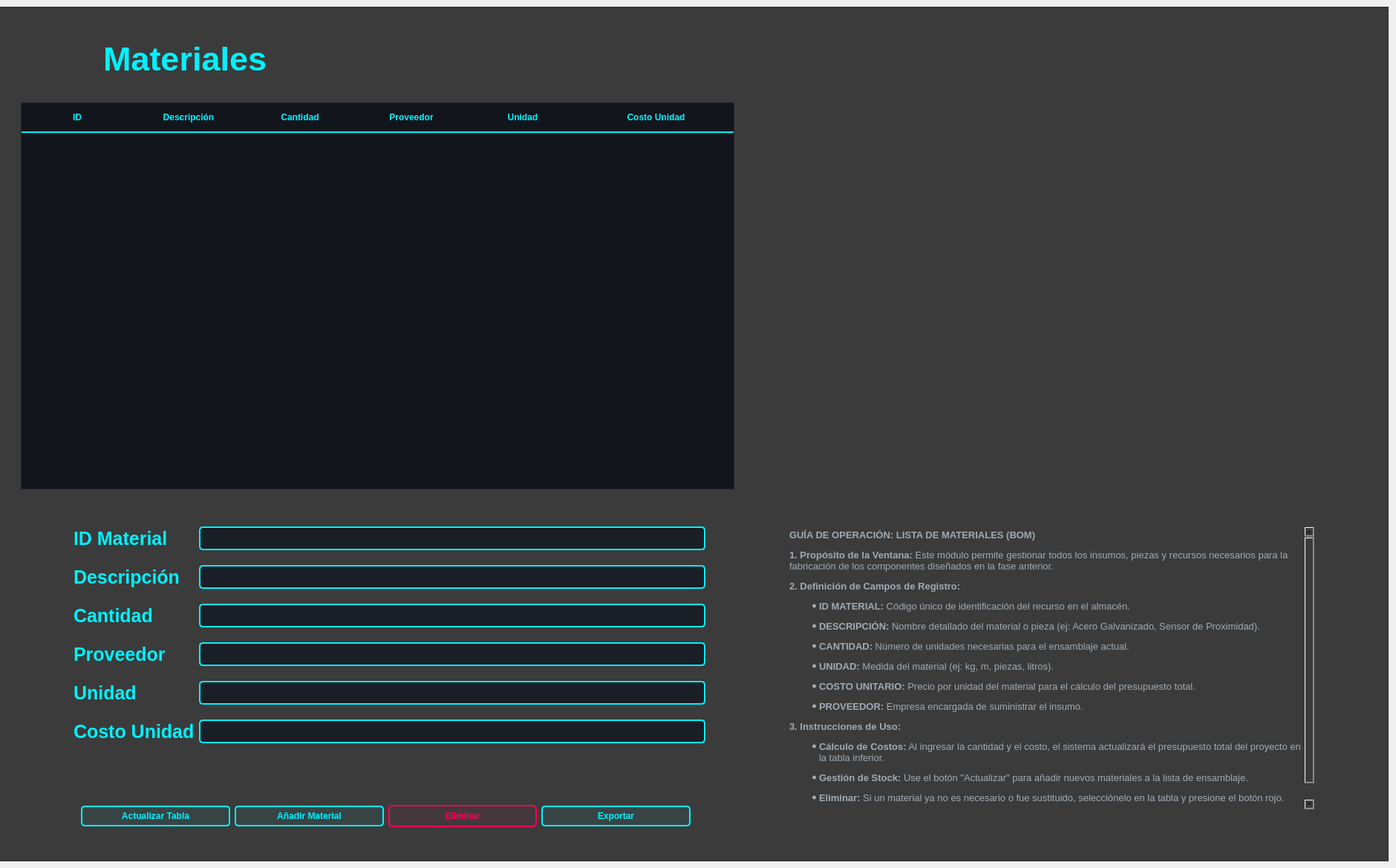
       <widget class="QWidget" name="Materiales">
        <widget class="QWidget" name="verticalLayoutWidget_4">
         <property name="geometry">
          <rect>
           <x>-1</x>
           <y>9</y>
           <width>1871</width>
           <height>1151</height>
          </rect>
         </property>
         <layout class="QVBoxLayout" name="verticalLayout_5">
          <item>
           <widget class="QFrame" name="frame_5">
            <property name="styleSheet">
             <string notr="true">background-color: rgb(59, 59, 59);</string>
            </property>
            <property name="frameShape">
             <enum>QFrame::Shape::StyledPanel</enum>
            </property>
            <property name="frameShadow">
             <enum>QFrame::Shadow::Raised</enum>
            </property>
            <widget class="QWidget" name="verticalLayoutWidget_6">
             <property name="geometry">
              <rect>
               <x>29</x>
               <y>129</y>
               <width>961</width>
               <height>521</height>
              </rect>
             </property>
             <layout class="QVBoxLayout" name="verticalLayout_7">
              <item>
               <widget class="QTableWidget" name="tableWidget_3">
                <property name="styleSheet">
                 <string notr="true">QTableWidget {
    background-color: #12151c; /* Fondo oscuro profundo */
    gridline-color: #00f2ff;   /* COLOR DE LA GRILLA (Azul Neón) */
    color: white;              /* Color del texto general */
    font-family: &quot;Segoe UI&quot;;
    font-size: 14px;
    border: 1px solid #1f2530;
}

/* Estilo de los encabezados (ID, Nombre, Prioridad) */
QHeaderView::section {
    background-color: #12151c;
    color: #00f2ff;            /* Texto cyan para títulos */
    padding: 10px;
    border: none;
    border-bottom: 2px solid #00f2ff; /* Línea gruesa bajo el título */
    font-weight: bold;
    text-transform: uppercase;
}

/* Color cuando seleccionas una fila */
QTableWidget::item:selected {
    background-color: rgba(0, 242, 255, 0.1);
    color: #7df9ff;
    border-left: 3px solid #00f2ff; /* Pequeño acento a la izquierda */
}</string>
                </property>
                <property name="horizontalScrollBarPolicy">
                 <enum>Qt::ScrollBarPolicy::ScrollBarAlwaysOff</enum>
                </property>
                <attribute name="horizontalHeaderDefaultSectionSize">
                 <number>150</number>
                </attribute>
                <attribute name="horizontalHeaderShowSortIndicator" stdset="0">
                 <bool>false</bool>
                </attribute>
                <attribute name="horizontalHeaderStretchLastSection">
                 <bool>true</bool>
                </attribute>
                <column>
                 <property name="text">
                  <string>ID</string>
                 </property>
                </column>
                <column>
                 <property name="text">
                  <string>Descripción</string>
                 </property>
                </column>
                <column>
                 <property name="text">
                  <string>Cantidad</string>
                 </property>
                </column>
                <column>
                 <property name="text">
                  <string>Proveedor</string>
                 </property>
                </column>
                <column>
                 <property name="text">
                  <string>Unidad</string>
                 </property>
                </column>
                <column>
                 <property name="text">
                  <string>Costo Unidad</string>
                 </property>
                </column>
               </widget>
              </item>
             </layout>
            </widget>
            <widget class="QLabel" name="label_4">
             <property name="geometry">
              <rect>
               <x>140</x>
               <y>40</y>
               <width>441</width>
               <height>61</height>
              </rect>
             </property>
             <property name="styleSheet">
              <string notr="true">QLabel {
    color: #00f2ff; /* Azul Cyan Neón */
    font-family: &quot;Segoe UI Semibold&quot;;
    font-size: 45px;
    font-weight: bold;
    text-transform: uppercase;
    /* Efecto de resplandor mediante sombra de texto */
    qproperty-alignment: 'AlignCenter | AlignVCenter';
    background: transparent;
}</string>
             </property>
             <property name="text">
              <string>Materiales</string>
             </property>
            </widget>
            <widget class="QWidget" name="verticalLayoutWidget_7">
             <property name="geometry">
              <rect>
               <x>1030</x>
               <y>150</y>
               <width>791</width>
               <height>481</height>
              </rect>
             </property>
             <layout class="QVBoxLayout" name="verticalLayout_8">
              <item>
               <widget class="QLabel" name="label_7">
                <property name="sizePolicy">
                 <sizepolicy hsizetype="Expanding" vsizetype="Expanding">
                  <horstretch>0</horstretch>
                  <verstretch>0</verstretch>
                 </sizepolicy>
                </property>
                <property name="text">
                 <string/>
                </property>
                <property name="alignment">
                 <set>Qt::AlignmentFlag::AlignCenter</set>
                </property>
               </widget>
              </item>
             </layout>
            </widget>
            <widget class="QWidget" name="horizontalLayoutWidget_10">
             <property name="geometry">
              <rect>
               <x>1060</x>
               <y>700</y>
               <width>711</width>
               <height>381</height>
              </rect>
             </property>
             <layout class="QHBoxLayout" name="horizontalLayout_10">
              <item>
               <widget class="QTextBrowser" name="textBrowser_3">
                <property name="styleSheet">
                 <string notr="true">QTextBrowser {
    background-color: transparent;
    border: none;
    color: #a0aab4; /* Gris claro */
    font-family: &quot;Segoe UI&quot;;
    font-size: 13px;
    line-height: 150%;
}</string>
                </property>
                <property name="html">
                 <string>&lt;!DOCTYPE HTML PUBLIC &quot;-//W3C//DTD HTML 4.0//EN&quot; &quot;http://www.w3.org/TR/REC-html40/strict.dtd&quot;&gt;
&lt;html&gt;&lt;head&gt;&lt;meta name=&quot;qrichtext&quot; content=&quot;1&quot; /&gt;&lt;meta charset=&quot;utf-8&quot; /&gt;&lt;style type=&quot;text/css&quot;&gt;
p, li { white-space: pre-wrap; }
hr { height: 1px; border-width: 0; }
li.unchecked::marker { content: &quot;\2610&quot;; }
li.checked::marker { content: &quot;\2612&quot;; }
&lt;/style&gt;&lt;/head&gt;&lt;body style=&quot; font-family:'Segoe UI'; font-size:13px; font-weight:400; font-style:normal;&quot;&gt;
&lt;p style=&quot; margin-top:12px; margin-bottom:12px; margin-left:0px; margin-right:0px; -qt-block-indent:0; text-indent:0px;&quot;&gt;&lt;span style=&quot; font-weight:700;&quot;&gt;GUÍA DE OPERACIÓN: LISTA DE MATERIALES (BOM)&lt;/span&gt;&lt;/p&gt;
&lt;p style=&quot; margin-top:12px; margin-bottom:12px; margin-left:0px; margin-right:0px; -qt-block-indent:0; text-indent:0px;&quot;&gt;&lt;span style=&quot; font-weight:700;&quot;&gt;1. Propósito de la Ventana:&lt;/span&gt; Este módulo permite gestionar todos los insumos, piezas y recursos necesarios para la fabricación de los componentes diseñados en la fase anterior.&lt;/p&gt;
&lt;p style=&quot; margin-top:12px; margin-bottom:12px; margin-left:0px; margin-right:0px; -qt-block-indent:0; text-indent:0px;&quot;&gt;&lt;span style=&quot; font-weight:700;&quot;&gt;2. Definición de Campos de Registro:&lt;/span&gt;&lt;/p&gt;
&lt;ul style=&quot;margin-top: 0px; margin-bottom: 0px; margin-left: 0px; margin-right: 0px; -qt-list-indent: 1;&quot;&gt;
&lt;li style=&quot; margin-top:12px; margin-bottom:12px; margin-left:0px; margin-right:0px; -qt-block-indent:0; text-indent:0px;&quot;&gt;&lt;span style=&quot; font-weight:700;&quot;&gt;ID MATERIAL:&lt;/span&gt; Código único de identificación del recurso en el almacén.&lt;/li&gt;
&lt;li style=&quot; margin-top:12px; margin-bottom:12px; margin-left:0px; margin-right:0px; -qt-block-indent:0; text-indent:0px;&quot;&gt;&lt;span style=&quot; font-weight:700;&quot;&gt;DESCRIPCIÓN:&lt;/span&gt; Nombre detallado del material o pieza (ej: Acero Galvanizado, Sensor de Proximidad).&lt;/li&gt;
&lt;li style=&quot; margin-top:12px; margin-bottom:12px; margin-left:0px; margin-right:0px; -qt-block-indent:0; text-indent:0px;&quot;&gt;&lt;span style=&quot; font-weight:700;&quot;&gt;CANTIDAD:&lt;/span&gt; Número de unidades necesarias para el ensamblaje actual.&lt;/li&gt;
&lt;li style=&quot; margin-top:12px; margin-bottom:12px; margin-left:0px; margin-right:0px; -qt-block-indent:0; text-indent:0px;&quot;&gt;&lt;span style=&quot; font-weight:700;&quot;&gt;UNIDAD:&lt;/span&gt; Medida del material (ej: kg, m, piezas, litros).&lt;/li&gt;
&lt;li style=&quot; margin-top:12px; margin-bottom:12px; margin-left:0px; margin-right:0px; -qt-block-indent:0; text-indent:0px;&quot;&gt;&lt;span style=&quot; font-weight:700;&quot;&gt;COSTO UNITARIO:&lt;/span&gt; Precio por unidad del material para el cálculo del presupuesto total.&lt;/li&gt;
&lt;li style=&quot; margin-top:12px; margin-bottom:12px; margin-left:0px; margin-right:0px; -qt-block-indent:0; text-indent:0px;&quot;&gt;&lt;span style=&quot; font-weight:700;&quot;&gt;PROVEEDOR:&lt;/span&gt; Empresa encargada de suministrar el insumo.&lt;/li&gt;&lt;/ul&gt;
&lt;p style=&quot; margin-top:12px; margin-bottom:12px; margin-left:0px; margin-right:0px; -qt-block-indent:0; text-indent:0px;&quot;&gt;&lt;span style=&quot; font-weight:700;&quot;&gt;3. Instrucciones de Uso:&lt;/span&gt;&lt;/p&gt;
&lt;ul style=&quot;margin-top: 0px; margin-bottom: 0px; margin-left: 0px; margin-right: 0px; -qt-list-indent: 1;&quot;&gt;
&lt;li style=&quot; margin-top:12px; margin-bottom:12px; margin-left:0px; margin-right:0px; -qt-block-indent:0; text-indent:0px;&quot;&gt;&lt;span style=&quot; font-weight:700;&quot;&gt;Cálculo de Costos:&lt;/span&gt; Al ingresar la cantidad y el costo, el sistema actualizará el presupuesto total del proyecto en la tabla inferior.&lt;/li&gt;
&lt;li style=&quot; margin-top:12px; margin-bottom:12px; margin-left:0px; margin-right:0px; -qt-block-indent:0; text-indent:0px;&quot;&gt;&lt;span style=&quot; font-weight:700;&quot;&gt;Gestión de Stock:&lt;/span&gt; Use el botón &amp;quot;Actualizar&amp;quot; para añadir nuevos materiales a la lista de ensamblaje.&lt;/li&gt;
&lt;li style=&quot; margin-top:12px; margin-bottom:12px; margin-left:0px; margin-right:0px; -qt-block-indent:0; text-indent:0px;&quot;&gt;&lt;span style=&quot; font-weight:700;&quot;&gt;Eliminar:&lt;/span&gt; Si un material ya no es necesario o fue sustituido, selecciónelo en la tabla y presione el botón rojo.&lt;/li&gt;
&lt;li style=&quot; margin-top:12px; margin-bottom:12px; margin-left:0px; margin-right:0px; -qt-block-indent:0; text-indent:0px;&quot;&gt;&lt;span style=&quot; font-weight:700;&quot;&gt;Exportar Lista:&lt;/span&gt; Genera el documento de compra oficial para enviarlo al departamento de adquisiciones.&lt;/li&gt;&lt;/ul&gt;&lt;/body&gt;&lt;/html&gt;</string>
                </property>
               </widget>
              </item>
             </layout>
            </widget>
            <widget class="QWidget" name="formLayoutWidget">
             <property name="geometry">
              <rect>
               <x>100</x>
               <y>650</y>
               <width>851</width>
               <height>361</height>
              </rect>
             </property>
             <layout class="QFormLayout" name="formLayout">
              <property name="verticalSpacing">
               <number>20</number>
              </property>
              <property name="topMargin">
               <number>50</number>
              </property>
              <property name="bottomMargin">
               <number>0</number>
              </property>
              <item row="1" column="0">
               <widget class="QLabel" name="label_12">
                <property name="styleSheet">
                 <string notr="true">QLabel {
    color: #00f2ff; /* Azul Cyan Neón */
    font-family: &quot;Segoe UI Semibold&quot;;
    font-size: 25px;
    font-weight: bold;
    text-transform: uppercase;
    /* Efecto de resplandor mediante sombra de texto */
    qproperty-alignment: 'AlignCenter | AlignVCenter';
    background: transparent;
}</string>
                </property>
                <property name="text">
                 <string>Descripción</string>
                </property>
               </widget>
              </item>
              <item row="2" column="0">
               <widget class="QLabel" name="label_13">
                <property name="styleSheet">
                 <string notr="true">QLabel {
    color: #00f2ff; /* Azul Cyan Neón */
    font-family: &quot;Segoe UI Semibold&quot;;
    font-size: 25px;
    font-weight: bold;
    text-transform: uppercase;
    /* Efecto de resplandor mediante sombra de texto */
    qproperty-alignment: 'AlignCenter | AlignVCenter';
    background: transparent;
}</string>
                </property>
                <property name="text">
                 <string>Cantidad</string>
                </property>
               </widget>
              </item>
              <item row="3" column="0">
               <widget class="QLabel" name="label_14">
                <property name="styleSheet">
                 <string notr="true">QLabel {
    color: #00f2ff; /* Azul Cyan Neón */
    font-family: &quot;Segoe UI Semibold&quot;;
    font-size: 25px;
    font-weight: bold;
    text-transform: uppercase;
    /* Efecto de resplandor mediante sombra de texto */
    qproperty-alignment: 'AlignCenter | AlignVCenter';
    background: transparent;
}</string>
                </property>
                <property name="text">
                 <string>Proveedor</string>
                </property>
               </widget>
              </item>
              <item row="0" column="0">
               <widget class="QLabel" name="label_11">
                <property name="styleSheet">
                 <string notr="true">QLabel {
    color: #00f2ff; /* Azul Cyan Neón */
    font-family: &quot;Segoe UI Semibold&quot;;
    font-size: 25px;
    font-weight: bold;
    text-transform: uppercase;
    /* Efecto de resplandor mediante sombra de texto */
    qproperty-alignment: 'AlignCenter | AlignVCenter';
    background: transparent;
}</string>
                </property>
                <property name="text">
                 <string>ID Material</string>
                </property>
               </widget>
              </item>
              <item row="0" column="1">
               <widget class="QLineEdit" name="lineEdit_6">
                <property name="styleSheet">
                 <string notr="true">QLineEdit {
    background-color: #1a1e26;      /* Fondo oscuro igual al ComboBox */
    border: 2px solid #00f2ff;       /* Borde azul neón */
    border-radius: 5px;             /* Bordes redondeados */
    color: #ffffff;                 /* Letra Blanca */
    padding: 5px 10px;
    font-family: &quot;Segoe UI&quot;;
    font-size: 14px;
}

/* Cuando haces clic para escribir, el borde brilla más */
QLineEdit:focus {
    border: 2px solid #7df9ff;       /* Azul más claro al escribir */
    background-color: #1f2530;
}

/* Estilo para el texto de ayuda (placeholder) si decides usarlo */
QLineEdit::placeholder {
    color: #4a5568;}</string>
                </property>
               </widget>
              </item>
              <item row="1" column="1">
               <widget class="QLineEdit" name="lineEdit_8">
                <property name="styleSheet">
                 <string notr="true">QLineEdit {
    background-color: #1a1e26;      /* Fondo oscuro igual al ComboBox */
    border: 2px solid #00f2ff;       /* Borde azul neón */
    border-radius: 5px;             /* Bordes redondeados */
    color: #ffffff;                 /* Letra Blanca */
    padding: 5px 10px;
    font-family: &quot;Segoe UI&quot;;
    font-size: 14px;
}

/* Cuando haces clic para escribir, el borde brilla más */
QLineEdit:focus {
    border: 2px solid #7df9ff;       /* Azul más claro al escribir */
    background-color: #1f2530;
}

/* Estilo para el texto de ayuda (placeholder) si decides usarlo */
QLineEdit::placeholder {
    color: #4a5568;}</string>
                </property>
               </widget>
              </item>
              <item row="2" column="1">
               <widget class="QLineEdit" name="lineEdit_9">
                <property name="styleSheet">
                 <string notr="true">QLineEdit {
    background-color: #1a1e26;      /* Fondo oscuro igual al ComboBox */
    border: 2px solid #00f2ff;       /* Borde azul neón */
    border-radius: 5px;             /* Bordes redondeados */
    color: #ffffff;                 /* Letra Blanca */
    padding: 5px 10px;
    font-family: &quot;Segoe UI&quot;;
    font-size: 14px;
}

/* Cuando haces clic para escribir, el borde brilla más */
QLineEdit:focus {
    border: 2px solid #7df9ff;       /* Azul más claro al escribir */
    background-color: #1f2530;
}

/* Estilo para el texto de ayuda (placeholder) si decides usarlo */
QLineEdit::placeholder {
    color: #4a5568;}</string>
                </property>
               </widget>
              </item>
              <item row="3" column="1">
               <widget class="QLineEdit" name="lineEdit_10">
                <property name="styleSheet">
                 <string notr="true">QLineEdit {
    background-color: #1a1e26;      /* Fondo oscuro igual al ComboBox */
    border: 2px solid #00f2ff;       /* Borde azul neón */
    border-radius: 5px;             /* Bordes redondeados */
    color: #ffffff;                 /* Letra Blanca */
    padding: 5px 10px;
    font-family: &quot;Segoe UI&quot;;
    font-size: 14px;
}

/* Cuando haces clic para escribir, el borde brilla más */
QLineEdit:focus {
    border: 2px solid #7df9ff;       /* Azul más claro al escribir */
    background-color: #1f2530;
}

/* Estilo para el texto de ayuda (placeholder) si decides usarlo */
QLineEdit::placeholder {
    color: #4a5568;}</string>
                </property>
               </widget>
              </item>
              <item row="4" column="0">
               <widget class="QLabel" name="label_15">
                <property name="styleSheet">
                 <string notr="true">QLabel {
    color: #00f2ff; /* Azul Cyan Neón */
    font-family: &quot;Segoe UI Semibold&quot;;
    font-size: 25px;
    font-weight: bold;
    text-transform: uppercase;
    /* Efecto de resplandor mediante sombra de texto */
    qproperty-alignment: 'AlignCenter | AlignVCenter';
    background: transparent;
}</string>
                </property>
                <property name="text">
                 <string>Unidad</string>
                </property>
               </widget>
              </item>
              <item row="4" column="1">
               <widget class="QLineEdit" name="lineEdit_11">
                <property name="styleSheet">
                 <string notr="true">QLineEdit {
    background-color: #1a1e26;      /* Fondo oscuro igual al ComboBox */
    border: 2px solid #00f2ff;       /* Borde azul neón */
    border-radius: 5px;             /* Bordes redondeados */
    color: #ffffff;                 /* Letra Blanca */
    padding: 5px 10px;
    font-family: &quot;Segoe UI&quot;;
    font-size: 14px;
}

/* Cuando haces clic para escribir, el borde brilla más */
QLineEdit:focus {
    border: 2px solid #7df9ff;       /* Azul más claro al escribir */
    background-color: #1f2530;
}

/* Estilo para el texto de ayuda (placeholder) si decides usarlo */
QLineEdit::placeholder {
    color: #4a5568;}</string>
                </property>
               </widget>
              </item>
              <item row="5" column="0">
               <widget class="QLabel" name="label_16">
                <property name="styleSheet">
                 <string notr="true">QLabel {
    color: #00f2ff; /* Azul Cyan Neón */
    font-family: &quot;Segoe UI Semibold&quot;;
    font-size: 25px;
    font-weight: bold;
    text-transform: uppercase;
    /* Efecto de resplandor mediante sombra de texto */
    qproperty-alignment: 'AlignCenter | AlignVCenter';
    background: transparent;
}</string>
                </property>
                <property name="text">
                 <string>Costo Unidad</string>
                </property>
               </widget>
              </item>
              <item row="5" column="1">
               <widget class="QLineEdit" name="lineEdit_12">
                <property name="styleSheet">
                 <string notr="true">QLineEdit {
    background-color: #1a1e26;      /* Fondo oscuro igual al ComboBox */
    border: 2px solid #00f2ff;       /* Borde azul neón */
    border-radius: 5px;             /* Bordes redondeados */
    color: #ffffff;                 /* Letra Blanca */
    padding: 5px 10px;
    font-family: &quot;Segoe UI&quot;;
    font-size: 14px;
}

/* Cuando haces clic para escribir, el borde brilla más */
QLineEdit:focus {
    border: 2px solid #7df9ff;       /* Azul más claro al escribir */
    background-color: #1f2530;
}

/* Estilo para el texto de ayuda (placeholder) si decides usarlo */
QLineEdit::placeholder {
    color: #4a5568;}</string>
                </property>
               </widget>
              </item>
             </layout>
            </widget>
            <widget class="QWidget" name="horizontalLayoutWidget_9">
             <property name="geometry">
              <rect>
               <x>110</x>
               <y>1040</y>
               <width>821</width>
               <height>101</height>
              </rect>
             </property>
             <layout class="QHBoxLayout" name="horizontalLayout_9">
              <item>
               <widget class="QPushButton" name="pushButton_15">
                <property name="styleSheet">
                 <string notr="true">QPushButton {
    background-color: rgba(0, 242, 255, 0.05); /* Fondo casi transparente */
    border: 2px solid #00f2ff;
    border-radius: 5px;
    color: #00f2ff;
    font-weight: bold;
    padding: 5px 15px;
}

QPushButton:hover {
    background-color: rgba(0, 242, 255, 0.2); /* Brilla más al pasar el mouse */
    border: 2px solid #7df9ff; /* Azul más claro */
}

QPushButton:pressed {
    background-color: #00f2ff;
    color: #000000;
}</string>
                </property>
                <property name="text">
                 <string>Actualizar Tabla</string>
                </property>
               </widget>
              </item>
              <item>
               <widget class="QPushButton" name="pushButton_9">
                <property name="styleSheet">
                 <string notr="true">QPushButton {
    background-color: rgba(0, 242, 255, 0.05); /* Fondo casi transparente */
    border: 2px solid #00f2ff;
    border-radius: 5px;
    color: #00f2ff;
    font-weight: bold;
    padding: 5px 15px;
}

QPushButton:hover {
    background-color: rgba(0, 242, 255, 0.2); /* Brilla más al pasar el mouse */
    border: 2px solid #7df9ff; /* Azul más claro */
}

QPushButton:pressed {
    background-color: #00f2ff;
    color: #000000;
}</string>
                </property>
                <property name="text">
                 <string>Añadir Material</string>
                </property>
               </widget>
              </item>
              <item>
               <widget class="QPushButton" name="btn_eliminar_3">
                <property name="styleSheet">
                 <string notr="true">QPushButton#btn_eliminar_3 {
    background-color: rgba(255, 0, 85, 0.05); /* Fondo sutil rojizo */
    border: 2px solid #ff0055;                /* Rojo/Rosa Neón */
    border-radius: 5px;
    color: #ff0055;
    font-weight: bold;
    font-family: &quot;Segoe UI&quot;;
    padding: 6px 15px;
}

QPushButton#btn_eliminar:hover {
    background-color: rgba(255, 0, 85, 0.2);
    border: 2px solid #ff4d88;                /* Color más claro al pasar el mouse */
    color: #ff4d88;
}

QPushButton#btn_eliminar:pressed {
    background-color: #ff0055;
    color: white;
}</string>
                </property>
                <property name="text">
                 <string>Eliminar</string>
                </property>
               </widget>
              </item>
              <item>
               <widget class="QPushButton" name="pushButton_5">
                <property name="styleSheet">
                 <string notr="true">QPushButton {
    background-color: rgba(0, 242, 255, 0.05); /* Fondo casi transparente */
    border: 2px solid #00f2ff;
    border-radius: 5px;
    color: #00f2ff;
    font-weight: bold;
    padding: 5px 15px;
}

QPushButton:hover {
    background-color: rgba(0, 242, 255, 0.2); /* Brilla más al pasar el mouse */
    border: 2px solid #7df9ff; /* Azul más claro */
}

QPushButton:pressed {
    background-color: #00f2ff;
    color: #000000;
}</string>
                </property>
                <property name="text">
                 <string>Exportar</string>
                </property>
               </widget>
              </item>
             </layout>
            </widget>
           </widget>
          </item>
         </layout>
        </widget>
       </widget>
